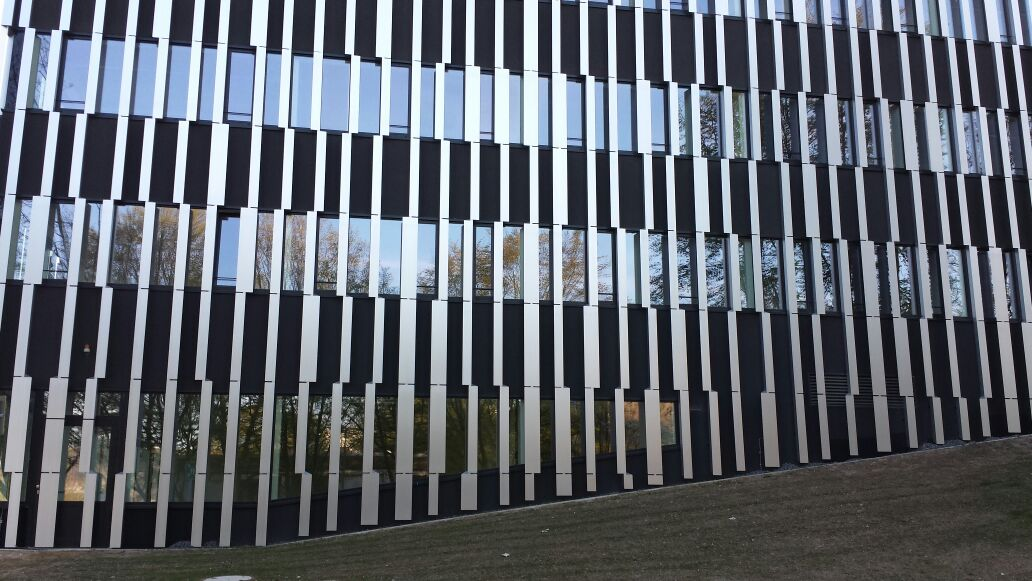
#> input picture Python/Noise Filter/ict_cube.jpg, 1032 x 581 px
$ python contours_test.py '../Noise Filter/ict_cube.jpg'   (Python 2 division)   (older library calls are emulated)
#> lines starting #> are read from the running program, lines starting #| are printed output that depends on the picture; after the words box and inside, x2 and y2 are one past the last pixel; in counts of white or black regions, pixels touching at a corner belong together
import numpy as np
import cv2

help_message = '''USAGE: contours_test.py [<image>]'''

if __name__ == '__main__':
    import sys
    try:
	fn = sys.argv[1]
    except:
	print help_message
	sys.exit(-1)

    img = cv2.imread(fn)
#> img is the input picture: shape (581, 1032, 3); mean B, G, R 110.2, 102.2, 96.8
    img_gray = cv2.cvtColor(img,cv2.COLOR_RGB2GRAY)
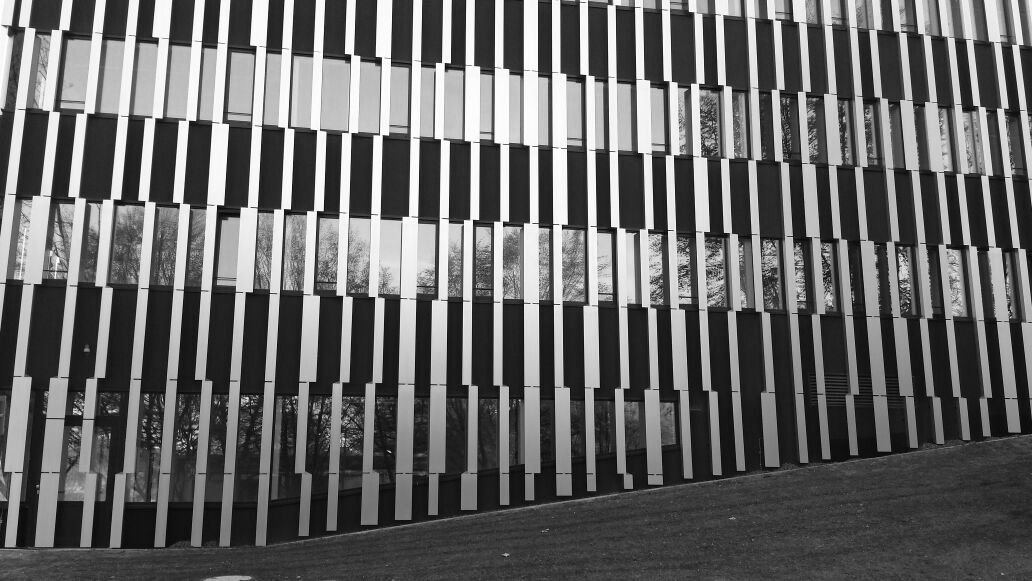
#> img_gray: shape (581, 1032); min 1, max 255, mean 103.9

    ret,thresh = cv2.threshold(img_gray,127,255,0)
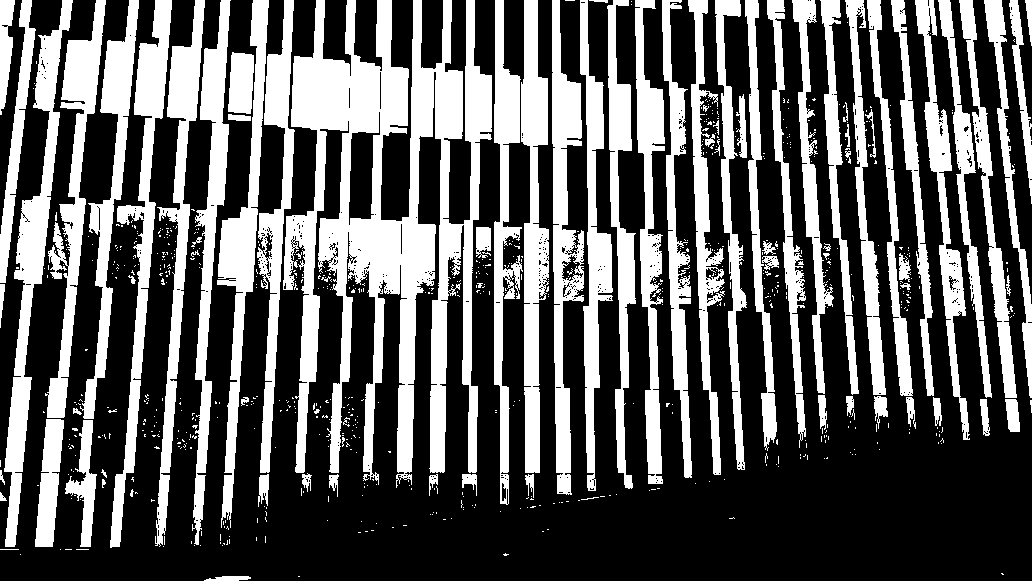
#> thresh: shape (581, 1032); 36.6% white; 755 white regions (673 under 20 px)
    ret, contours, hierarchy = cv2.findContours(thresh,cv2.RETR_TREE,cv2.CHAIN_APPROX_SIMPLE)
#> contours = 1495 contours, 1402 with area under 20; largest, box (x1, y1, x2, y2) and area: (283, 0, 492, 488) 44808, (4, 0, 73, 547) 8047, (552, 0, 584, 495) 7486, (521, 0, 549, 473) 7379, (110, 0, 172, 548) 7132
    cv2.drawContours(img,contours,-1,(250,250,250),2)
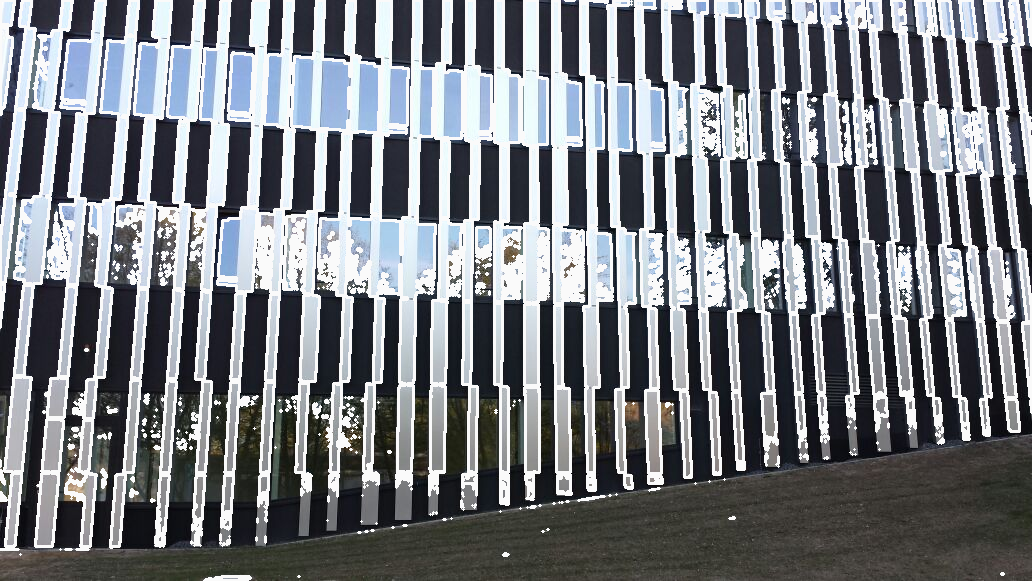
#> img: shape (581, 1032, 3); mean B, G, R 132.7, 127.4, 123.8
    cv2.imshow('image',img)
    cv2.waitKey()
    cv2.destroyAllWindows()
